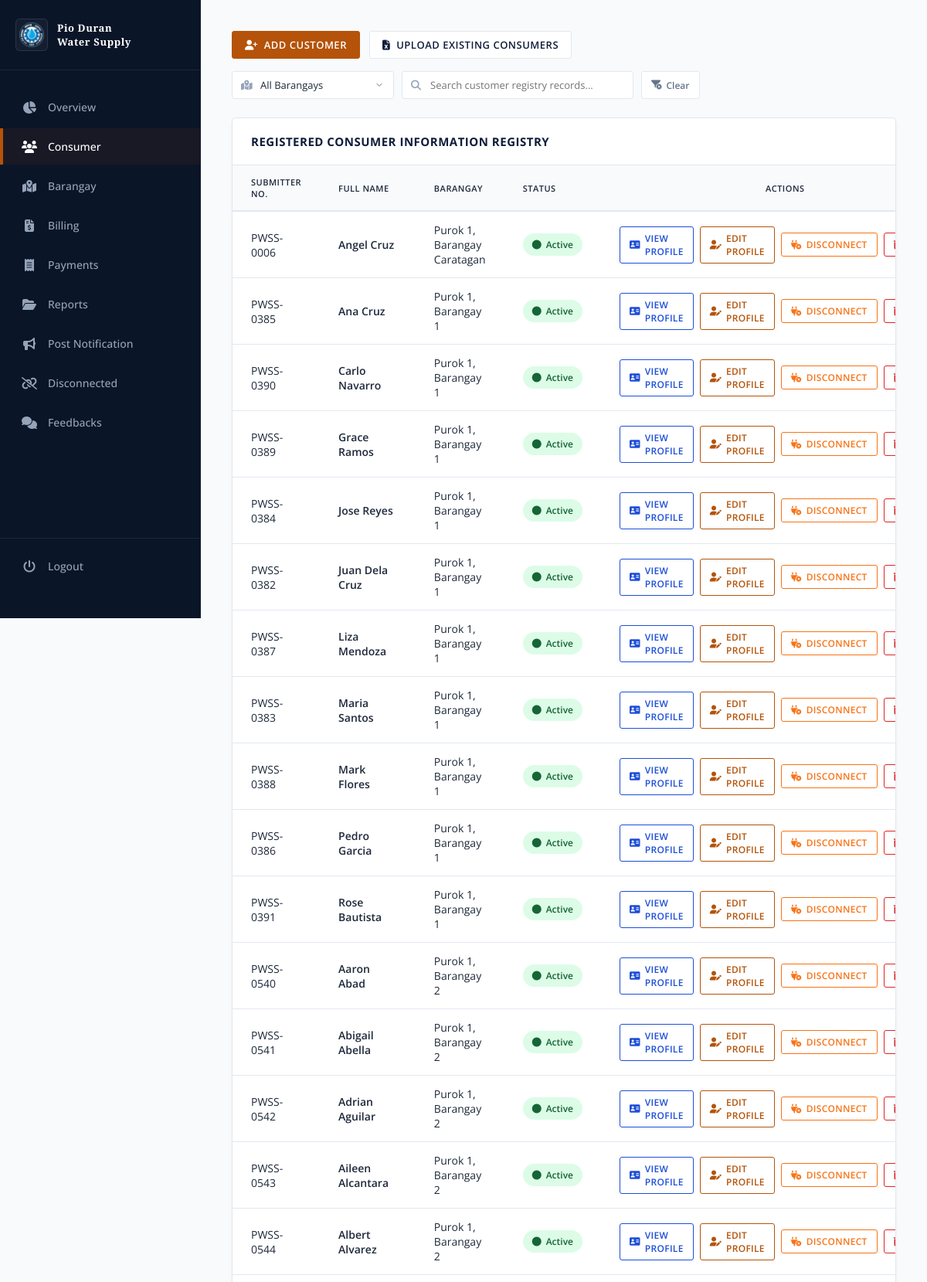
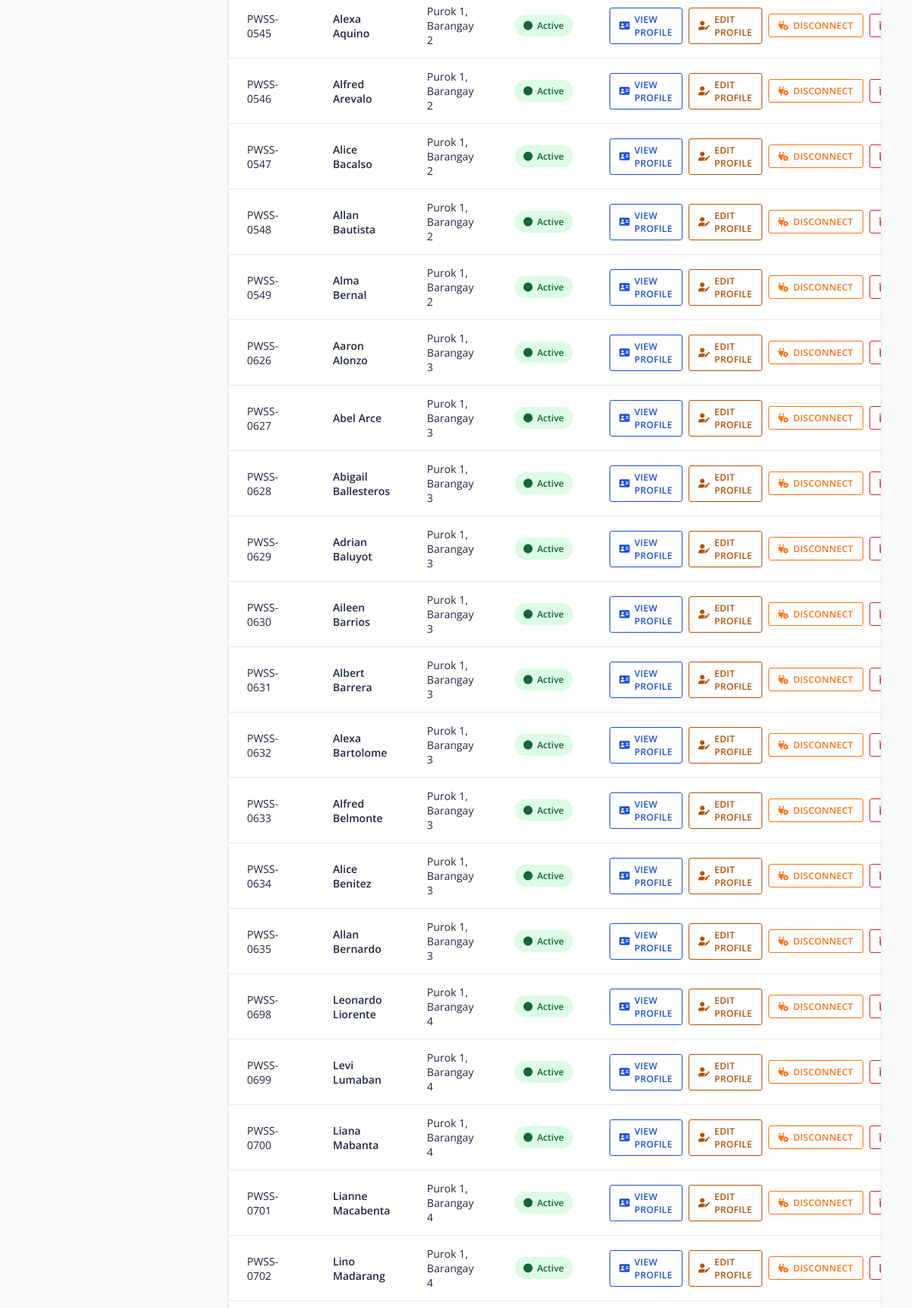
/pwss/customer-list/ (signed in, upper part), run on the app's committed database (2 pictures, top to bottom).
### customer/models.py (models this page shows, shortened)
class Customer(models.Model):
    STATUS_CHOICES = (
        ("new", "New Applicant"),
        ("old", "Old Customer"),
    )
    user = models.OneToOneField(
        User,
        on_delete=models.CASCADE,
        related_name="customer_profile"
    )
    firstname = models.CharField(max_length=200)
    lastname = models.CharField(max_length=200)
    middlename = models.CharField(max_length=200)
    submitter_no = models.CharField(
        max_length=250,
        unique=True,
        blank=True,
        null=True
    )
    address = models.CharField(max_length=250)
    barangay = models.ForeignKey(
        Barangay,
        on_delete=models.PROTECT,
        related_name="customers"
    )
    status = models.CharField(
        max_length=20,
        choices=STATUS_CHOICES,
        default="new"
    )
    is_active = models.BooleanField(default=True)

### core/views.py (the view)
# urls.py: path('customer-list/', views.customer_list, name='customers'),
@login_required(login_url="login-view")
def customer_list(request):
    customers = Customer.objects.all().order_by(
        'address',
        'firstname',
        'lastname'
    )
    barangays_list = Barangay.objects.order_by(
        'barangay_name'
    )
    return render(
        request,
        "admin/customers.html",
        {
            "customers": customers,
            "barangays_list": barangays_list,
        }
    )

### core/templates/admin/customers.html (shortened to what this page needs)
{% extends 'admin.html' %}
{% block content %}
<div class="workspace">
    <div class="action-bar">
        <div class="management-controls">
            <a href="{% url 'add-customer' %}" class="btn-control primary">
                <i class="fa-solid fa-user-plus"></i>
                Add Customer
            </a>
            <button
                type="button"
                class="btn-control secondary"
                id="openUploadBtn"
                onclick="toggleUploadModal(true)"
            >
                <i class="fa-solid fa-file-excel"></i>
                Upload Existing Consumers
            </button>
        </div>
        <div class="table-filters">
            <div class="filter-wrapper">
                <select
                    id="barangayFilter"
                    onchange="filterCustomerTable()"
                >
                    <option value="">All Barangays</option>
                </select>
            </div>
            <div class="search-wrapper">
                <i class="fa-solid fa-magnifying-glass search-icon"></i>
                <input
                    type="text"
                    id="tableSearch"
                    placeholder="Search customer registry records..."
                    onkeyup="filterCustomerTable()"
                >
            </div>
            <button
                type="button"
                class="btn-clear-filter"
                onclick="clearCustomerFilters()"
            >
                <i class="fa-solid fa-filter-circle-xmark"></i>
                Clear
            </button>
        </div>
    </div>
    <div class="data-section">
        <div class="section-header">
            <h3>Registered Consumer Information Registry</h3>
        </div>
        <div class="table-container">
            <table class="classic-table" id="customerTable">
                <thead>
                    <tr>
                        <th>Submitter No.</th>
                        <th>Full Name</th>
                        <th>Barangay</th>
                        <th>Status</th>
                        <th style="text-align: center;">
                            Actions
                        </th>
                    </tr>
                </thead>
                <tbody>
                    {% for customer in customers %}
                    <tr>
                        <td>
                            {{ customer.submitter_no }}
                        </td>
                        <td class="font-semibold">
                            {{ customer.firstname }}
                            {{ customer.lastname }}
                        </td>
                        <td>
                            {{ customer.address }}
                        </td>
                        <td style="text-align: center;">
                            {% if customer.is_active %}
                                <span class="status-badge active">
                                    <i class="fa-solid fa-circle"></i>
                                    Active
                                </span>
                            {% else %}
                                <span class="status-badge inactive">
                                    <i class="fa-solid fa-circle"></i>
                                    Disconnected
                                </span>
                            {% endif %}
                        </td>
                        <td>
                            <div class="action-btn-group">
                                <a
                                    href="{% url 'customer_profile' customer.id %}"
                                    class="btn-action profile"
                                >
                                    <i class="fa-solid fa-address-card"></i>
                                    View Profile
                                </a>
                                <a
                                    href="{% url 'update_customer' customer.id %}"
                                    class="btn-action edit"
                                >
                                    <i class="fa-solid fa-user-pen"></i>
                                    Edit Profile
                                </a>
                                {% if customer.is_active %}
                                    <button
                                        type="button"
                                        class="btn-action disconnect"
                                        onclick="openConfirmationModal(
                                            'disconnect-form-{{ customer.id }}',
                                            'Disconnect Consumer',
                                            'Are you sure you want to disconnect {{ customer.firstname }} {{ customer.lastname }}?'
                                        )"
                                    >
                                        <i class="fa-solid fa-plug-circle-xmark"></i>
                                        Disconnect
                                    </button>
                                {% endif %}
                                <button
                                    type="button"
                                    class="btn-action delete"
                                    onclick="openConfirmationModal(
                                        'delete-form-{{ customer.id }}',
                                        'Delete Record',
                                        'Are you sure you want to permanently delete {{ customer.firstname }} {{ customer.lastname }}?'
                                    )"
                                >
                                    <i class="fa-solid fa-trash-can"></i>
                                </button>
                            </div>
                        </td>
                    </tr>
                    {% endfor %}
                </tbody>
            </table>
        </div>
    </div>
</div>
{% endblock %}

### core/templates/admin.html (style rules this page uses)
:root { --bg-navy: #0f1d3a; --sidebar-bg: #0b1528; --main-bg: #f8fafc; --card-bg: #ffffff; --primary-text: #1e293b; --secondary-text: #64748b; --accent-gold: #b45309; --border-classic: #e2e8f0; --accent-blue: #1d4ed8; --success-green: #15803d; }
* { margin: 0; padding: 0; box-sizing: border-box; font-family: 'Open Sans', sans-serif; }
body { background-color: var(--main-bg); color: var(--primary-text); display: flex; min-height: 100vh; overflow-x: hidden; }
.workspace { padding: 40px; display: flex; flex-direction: column; gap: 30px; flex-grow: 1; }
.data-section { background-color: var(--card-bg); border: 1px solid var(--border-classic); border-radius: 4px; box-shadow: 0 4px 6px -1px rgba(0, 0, 0, 0.05); }
.section-header { padding: 20px 24px; border-bottom: 1px solid var(--border-classic); display: flex; align-items: center; justify-content: space-between; }
.section-header h3 { font-size: 15px; font-weight: 700; text-transform: uppercase; color: var(--bg-navy); letter-spacing: 0.5px; }
.table-container { width: 100%; overflow-x: auto; }
.classic-table { width: 100%; border-collapse: collapse; text-align: left; font-size: 14px; }
.classic-table th { background-color: #f8fafc; color: var(--primary-text); font-weight: 600; padding: 14px 24px; border-bottom: 2px solid var(--border-classic); text-transform: uppercase; font-size: 11px; letter-spacing: 0.5px; }
.classic-table td { padding: 14px 24px; border-bottom: 1px solid var(--border-classic); color: var(--primary-text); }

### data on the page
Customer: submitter_no "PWSS-0006", firstname "Angel", lastname "Cruz", address "Purok 1, Barangay Caratagan", is_active True (drawn)
Customer: submitter_no "PWSS-0385", firstname "Ana", lastname "Cruz", address "Purok 1, Barangay 1", is_active True (drawn)
Customer: submitter_no "PWSS-0390", firstname "Carlo", lastname "Navarro", address "Purok 1, Barangay 1", is_active True (drawn)
Customer: submitter_no "PWSS-0389", firstname "Grace", lastname "Ramos", address "Purok 1, Barangay 1", is_active True (drawn)
Customer: submitter_no "PWSS-0384", firstname "Jose", lastname "Reyes", address "Purok 1, Barangay 1", is_active True (drawn)
Customer: submitter_no "PWSS-0382", firstname "Juan", lastname "Dela Cruz", address "Purok 1, Barangay 1", is_active True (drawn)
Customer: submitter_no "PWSS-0387", firstname "Liza", lastname "Mendoza", address "Purok 1, Barangay 1", is_active True (drawn)
Customer: submitter_no "PWSS-0383", firstname "Maria", lastname "Santos", address "Purok 1, Barangay 1", is_active True (drawn)
Customer: submitter_no "PWSS-0388", firstname "Mark", lastname "Flores", address "Purok 1, Barangay 1", is_active True (drawn)
Customer: submitter_no "PWSS-0386", firstname "Pedro", lastname "Garcia", address "Purok 1, Barangay 1", is_active True (drawn)
Customer: submitter_no "PWSS-0391", firstname "Rose", lastname "Bautista", address "Purok 1, Barangay 1", is_active True (drawn)
Customer: submitter_no "PWSS-0540", firstname "Aaron", lastname "Abad", address "Purok 1, Barangay 2", is_active True (drawn)
Customer: submitter_no "PWSS-0541", firstname "Abigail", lastname "Abella", address "Purok 1, Barangay 2", is_active True (drawn)
Customer: submitter_no "PWSS-0542", firstname "Adrian", lastname "Aguilar", address "Purok 1, Barangay 2", is_active True (drawn)
Customer: submitter_no "PWSS-0543", firstname "Aileen", lastname "Alcantara", address "Purok 1, Barangay 2", is_active True (drawn)
Customer: submitter_no "PWSS-0544", firstname "Albert", lastname "Alvarez", address "Purok 1, Barangay 2", is_active True (drawn)
Customer: submitter_no "PWSS-0545", firstname "Alexa", lastname "Aquino", address "Purok 1, Barangay 2", is_active True (drawn)
Customer: submitter_no "PWSS-0546", firstname "Alfred", lastname "Arevalo", address "Purok 1, Barangay 2", is_active True (drawn)
Customer: submitter_no "PWSS-0547", firstname "Alice", lastname "Bacalso", address "Purok 1, Barangay 2", is_active True (drawn)
Customer: submitter_no "PWSS-0548", firstname "Allan", lastname "Bautista", address "Purok 1, Barangay 2", is_active True (drawn)
Customer: submitter_no "PWSS-0549", firstname "Alma", lastname "Bernal", address "Purok 1, Barangay 2", is_active True (drawn)
Customer: submitter_no "PWSS-0626", firstname "Aaron", lastname "Alonzo", address "Purok 1, Barangay 3", is_active True (drawn)
Customer: submitter_no "PWSS-0627", firstname "Abel", lastname "Arce", address "Purok 1, Barangay 3", is_active True (drawn)
Customer: submitter_no "PWSS-0628", firstname "Abigail", lastname "Ballesteros", address "Purok 1, Barangay 3", is_active True (drawn)
Customer: submitter_no "PWSS-0629", firstname "Adrian", lastname "Baluyot", address "Purok 1, Barangay 3", is_active True (drawn)
Customer: submitter_no "PWSS-0630", firstname "Aileen", lastname "Barrios", address "Purok 1, Barangay 3", is_active True (drawn)
Customer: submitter_no "PWSS-0631", firstname "Albert", lastname "Barrera", address "Purok 1, Barangay 3", is_active True (drawn)
Customer: submitter_no "PWSS-0632", firstname "Alexa", lastname "Bartolome", address "Purok 1, Barangay 3", is_active True (drawn)
Customer: submitter_no "PWSS-0633", firstname "Alfred", lastname "Belmonte", address "Purok 1, Barangay 3", is_active True (drawn)
Customer: submitter_no "PWSS-0634", firstname "Alice", lastname "Benitez", address "Purok 1, Barangay 3", is_active True (drawn)
Customer: submitter_no "PWSS-0635", firstname "Allan", lastname "Bernardo", address "Purok 1, Barangay 3", is_active True (drawn)
Customer: submitter_no "PWSS-0698", firstname "Leonardo", lastname "Liorente", address "Purok 1, Barangay 4", is_active True (drawn)
Customer: submitter_no "PWSS-0699", firstname "Levi", lastname "Lumaban", address "Purok 1, Barangay 4", is_active True (drawn)
Customer: submitter_no "PWSS-0700", firstname "Liana", lastname "Mabanta", address "Purok 1, Barangay 4", is_active True (drawn)
Customer: submitter_no "PWSS-0701", firstname "Lianne", lastname "Macabenta", address "Purok 1, Barangay 4", is_active True (drawn)
Customer: submitter_no "PWSS-0702", firstname "Lino", lastname "Madarang", address "Purok 1, Barangay 4", is_active True (drawn)
